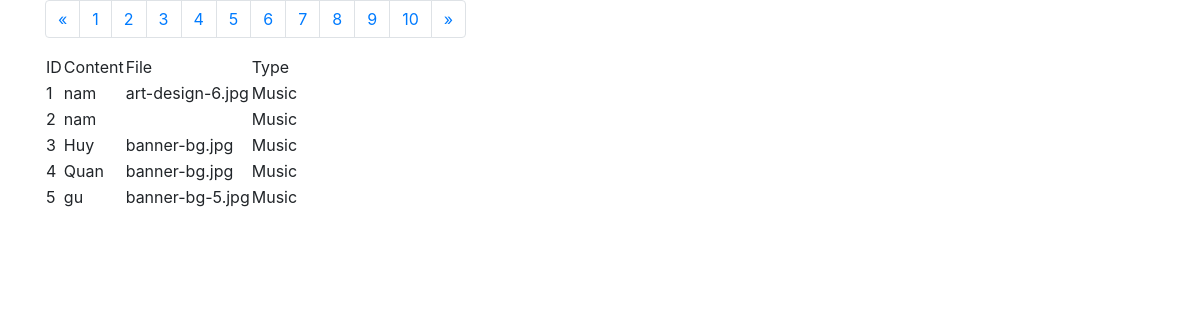
/Nam/Viewpage2.php, run on the app's committed database.
### tables this page shows
CREATE TABLE `post` (
  `id` int(11) NOT NULL AUTO_INCREMENT,
  `description` varchar(255) NOT NULL,
  `file` text NOT NULL,
  `type` varchar(50) NOT NULL,
  `Date` timestamp NOT NULL DEFAULT current_timestamp() ON UPDATE current_timestamp(),
  `Link` varchar(255) NOT NULL,
  PRIMARY KEY (`id`)
);

### Nam/Viewpage2.php (the view, shortened to what this page needs)
<!DOCTYPE html>
<html lang="en">
<head>
<link rel="stylesheet" href="https://cdn.jsdelivr.net/npm/bootstrap@4.6.1/dist/css/bootstrap.min.css">
</head>
<body>
    <div class="container">
        <table>
            <tr>
                <td>ID</td>
                <td>Content</td>
				<td>File</td>
				<td>Type</td>
</tr>
<?php
$conn= new mysqli('localhost','root','','idea');
if(isset($_GET['page'])){
$page =$_GET['page'];
}else{
	$page =2;
}
$row=5;
$form=($page-1) * $row;
$sql="SELECT * FROM post LIMIT $form,$row";
$result=$conn->query($sql);
$stt=1;
while($row=$result->fetch_assoc()){
	echo
	"<tr>
                <td>".$stt++."</td>
                <td>".$row['description']."</td>
				<td>".$row['file']."</td>
				<td>".$row['type']."</td>
</tr>";
}
?>
<nav aria-label="Page navigation example">
  <ul class="pagination">
    <li class="page-item">
      <a class="page-link" href="#" aria-label="Previous">
        <span aria-hidden="true">&laquo;</span>
      </a>
    </li>
    <li class="page-item"><a class="page-link" href="View.php">1</a></li>
    <li class="page-item"><a class="page-link" href="Viewpage2.php">2</a></li>
    <li class="page-item"><a class="page-link" href="Viewpage3.php">3</a></li>
    <li class="page-item"><a class="page-link" href="Viewpage4.php">4</a></li>
    <li class="page-item"><a class="page-link" href="Viewpage5.php">5</a></li>
    <li class="page-item"><a class="page-link" href="Viewpage6.php">6</a></li>
    <li class="page-item"><a class="page-link" href="Viewpage7.php#">7</a></li>
    <li class="page-item"><a class="page-link" href="Viewpage8.php">8</a></li>
    <li class="page-item"><a class="page-link" href="Viewpage9.php">9</a></li>
    <li class="page-item"><a class="page-link" href="Viewpage10.php">10</a></li>
    <li class="page-item">
      <a class="page-link" href="#" aria-label="Next">
        <span aria-hidden="true">&raquo;</span>
      </a>
    </li>
  </ul>
</nav>
</body>
</html>

### data on the page
post: description "nam", file "art-design-6.jpg", type "Music"
post: description "nam", type "Music"
post: description "Huy", file "banner-bg.jpg", type "Music"
post: description "Quan", file "banner-bg.jpg", type "Music"
post: description "gu", file "banner-bg-5.jpg", type "Music"
